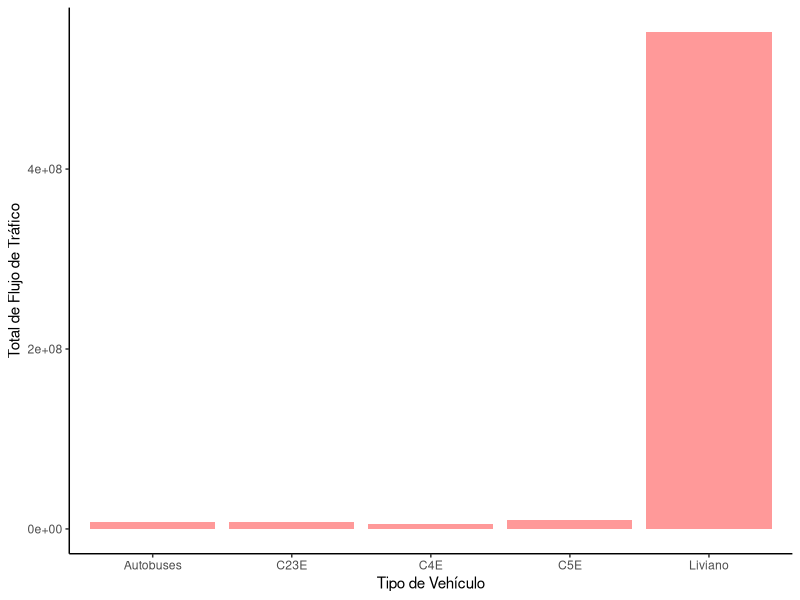
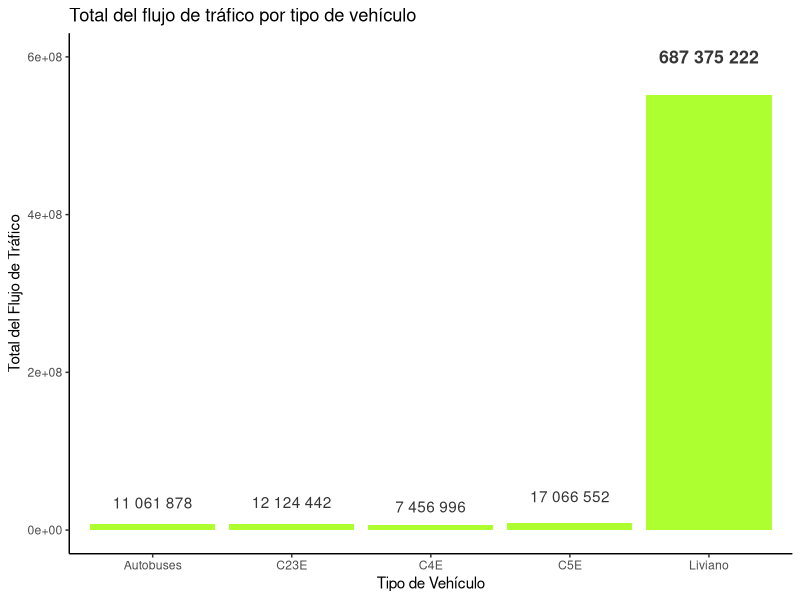
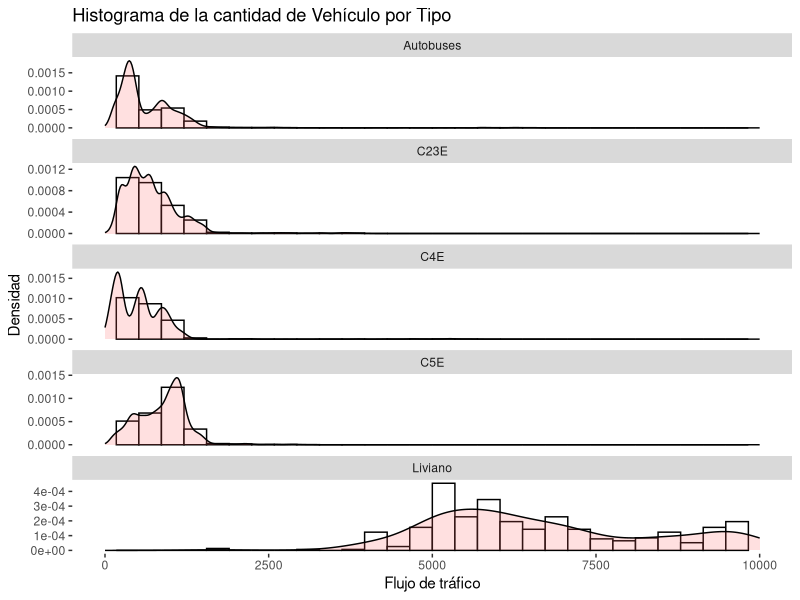
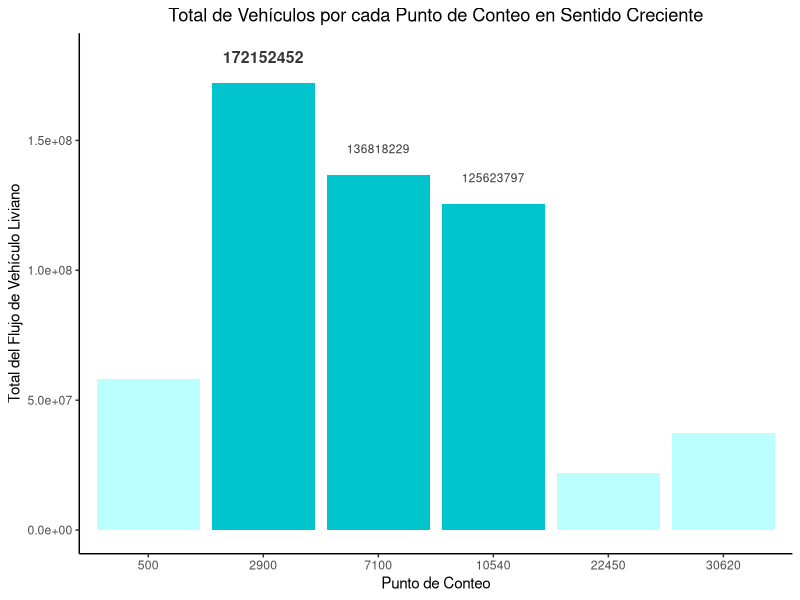

Source code (R) for these figures, in order: (Note: this script raises an error after producing the figures.)
## ---- chunk 1
knitr::opts_chunk$set(echo = TRUE)
## ---- chunk 2
#install.packages("rmarkdown")
## ---- chunk 3
library(rmarkdown)
library(tidyverse)
library(tidyr)
library(readr)
library(dplyr)
library(lubridate)
library(ggplot2)
library(forecast)
## ---- chunk 4
por_dia_ruta27.csv<- read_csv("por_dia_ruta27.csv")
por_dia_ruta27.csv <- as.data.frame(por_dia_ruta27.csv)
View(por_dia_ruta27.csv)#para que sea un marco de datos 
## ---- chunk 5
summary(por_dia_ruta27.csv)
## ---- chunk 6
ruta27 <- por_dia_ruta27.csv %>% 
                  drop_na()#elimina los NA´S 
summary(ruta27)
#View(ruta27)
## ---- chunk 7
ruta27_tipo_veh_1 <- ruta27 %>% 
                            gather("Tipo_Vehiculo", "Cantidad",-c(1,2))
#ruta27_tipo_veh_1
## ---- chunk 8
ruta27_tipo_veh <- ruta27_tipo_veh_1 %>%
  group_by(Tipo_Vehiculo) %>%
  summarize(Total= sum(Cantidad))
#View(ruta27_tipo_veh)
## ---- chunk 9
ggplot(ruta27_tipo_veh, aes(x=Tipo_Vehiculo, y= Total)) + geom_bar(stat="identity", fill="#FF9999")+
  labs(x="Tipo de Vehículo", y = "Total de Flujo de Tráfico")+
  theme(panel.grid.major = element_blank(), panel.grid.minor = element_blank(),
panel.background = element_blank(),axis.line = element_line(colour = "black"))
## ---- chunk 10
ggplot(ruta27_tipo_veh, aes(x=Tipo_Vehiculo, y= Total)) + geom_bar(stat="identity", fill="greenyellow")+
  labs(x="Tipo de Vehículo", y = "Total del Flujo de Tráfico")+
  annotate("text", x="Liviano", y = 600000000, label = "687 375 222",fontface="bold",size=4.5,color="grey21")+
  annotate("text", x="C5E", y = 43000000, label = "17 066 552",color="grey21")+
  annotate("text", x="C4E", y = 30000000, label = "7 456 996",color="grey21")+
  annotate("text", x="C23E", y = 35500000, label = "12 124 442",color="grey21")+
  annotate("text", x="Autobuses", y = 35000000, label = "11 061 878",color="grey21")+
  
  theme(panel.grid.major = element_blank(), panel.grid.minor = element_blank(),
panel.background = element_blank(),axis.line = element_line(colour = "black"))+
  ggtitle("Total del flujo de tráfico por tipo de vehículo")

## ---- chunk 11
 ggplot(ruta27_tipo_veh_1, aes(x=Cantidad)) + 
 geom_histogram(aes(y=..density..), colour="black", fill="white")+
 geom_density(alpha=.2, fill="#FF6666") +
  labs(title="Histograma de la cantidad de Vehículo por Tipo",x="Flujo de tráfico", y ="Densidad")+ 
  facet_wrap( ~ Tipo_Vehiculo, ncol=1,scales="free_y") + #se ajusta libremente el eje y 
  scale_x_continuous(limit = c(0,10000))+  #se puede adecuar el limite para mostrar la distribucion
  theme(panel.grid.major = element_blank(), panel.grid.minor = element_blank(),
  panel.background = element_blank())
## ---- chunk 12
CantLiv <- ruta27_tipo_veh_1 %>%
  filter(Tipo_Vehiculo=="Liviano")

CantLiv$PuntoConteo <-  as.factor(CantLiv$PuntoConteo) #convertimos al punto de conteo en factor,esto se realiza para posteriormente ordenarlos con la funcion fct_level
View(CantLiv)
## ---- chunk 13
#detach(package:plyr)
## ---- chunk 14
pc <- CantLiv %>%
  group_by(PuntoConteo) %>%
  summarize(sumaVehiculos=sum(Cantidad))
View(pc)
## ---- chunk 15
x <- pc %>% mutate( ToHighlight = ifelse( PuntoConteo == "2900" | PuntoConteo == "10540" | PuntoConteo == "7100" , "yes", "no" ) )
#View(x)
## ---- chunk 16
order <- x %>%
  mutate(PuntoConteo = fct_relevel(PuntoConteo, 
            "500", "2900", "7100", 
            "10540", "22450","30620")) 

 ggplot (data=order ,aes(x=PuntoConteo, y=sumaVehiculos,fill=ToHighlight)) +
    geom_bar( stat="identity")+
  scale_fill_manual( values = c( "yes"="turquoise3" ,"no"="paleturquoise1"), guide = FALSE )+
   ggtitle("Total de Vehículos por cada Punto de Conteo en Sentido Creciente") +
  theme(plot.title = element_text(hjust = 0.5))+
   labs(x="Punto de Conteo", y = "Total del Flujo de Vehículo Liviano")+theme(panel.grid.major = element_blank(), panel.grid.minor = element_blank(),
panel.background = element_blank(),axis.line = element_line(colour = "black"))+
  
   
   #lo siguiente se realiza de forma automatizada (escribir el numero y la posicion), esto se realiza ya que puede ser que los datos cambien, de lo contrario tendriamos que estar digitando el numero que corresponde. 
  annotate("text", x="2900", y = (as.numeric(order[2,2])+10000000) , label = as.character(order[2,2]),fontface="bold",size=4,color="grey21")+
  annotate("text", x="7100", y = (as.numeric(order[3,2])+10000000), label = as.character(order[3,2]),color="grey21",size=3)+
  annotate("text", x="10540", y =(as.numeric(order[4,2])+10000000), label = as.character(order[4,2]),color="grey21",size=3)

## ---- chunk 17
ruta27_2900 <- ruta27 %>% 
                      filter(PuntoConteo == "2900")
#View(ruta27_2900)
## ---- chunk 18
ruta27_2900 <- ruta27_2900 %>% 
  mutate(Fecha = as.POSIXct(ruta27_2900$Dia, format= "%d/%m/%Y",origin= "01/01/2015"))
## ---- chunk 19
meses_2900 <- ruta27_2900%>%
  mutate(Mes=month(Fecha,abbr = TRUE,label=TRUE,locale=Sys.setlocale(category = "LC_COLLATE", locale = "Spanish")),Ano=year(Fecha)) 
#View(meses_2900)
## ---- chunk 20
#detach(package:plyr)
## ---- chunk 21
meses_2900 <- meses_2900 %>%
  group_by(Ano,Mes) %>%
  summarise (sumaLiviano =sum(Liviano))
#meses_2900
## ---- chunk 22
meses_sumliv_2900<- meses_2900[,3]
## ---- chunk 23
meses.ts_2900 = ts(meses_sumliv_2900, start = c(2015,2), frequency = 12)
## ---- chunk 24
ggseasonplot(meses.ts_2900) + ylab("Flujo de Tráfico del Vehículo Liviano") + xlab("Mes")+
  theme(panel.grid.major = element_blank(), panel.grid.minor = element_blank(),
panel.background = element_blank(),axis.line = element_line(colour = "black"))+
  ggtitle ("Seasonal plot")
